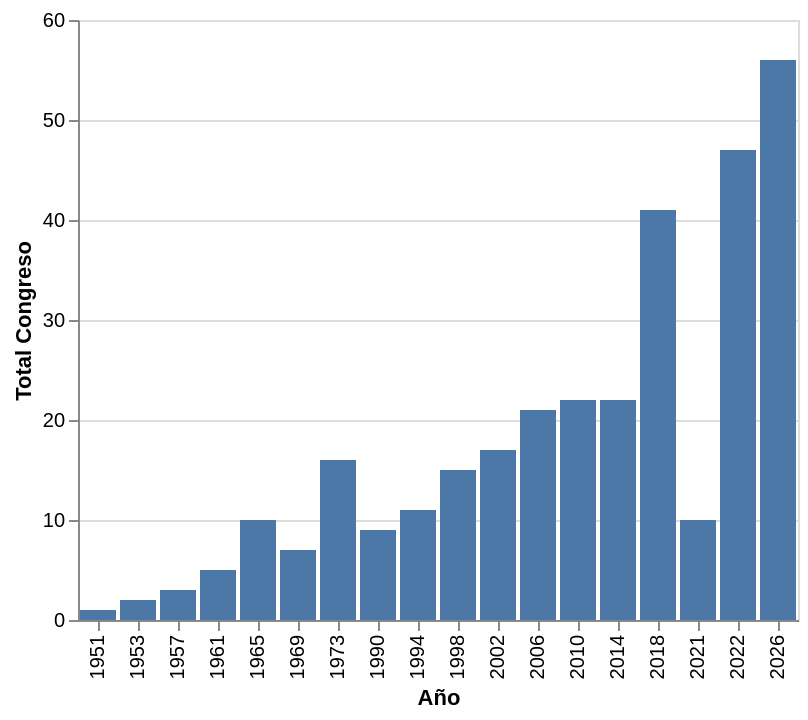

The notebook cell this image was saved under:
### Code cell
alt.Chart(df).mark_bar().encode(
    x="Año:N",
    y="Total Congreso:Q"
)

### Figure 1 — Vega-Lite specification as saved in the notebook (floating-point values rounded to 4 significant figures)
{"config": {"view": {"continuousWidth": 300, "continuousHeight": 300}}, "data": {"name": "data-29d8a69b434acdfad5c1fd866ec790ce"}, "mark": {"type": "bar"}, "encoding": {"x": {"field": "Año", "type": "nominal"}, "y": {"field": "Total Congreso", "type": "quantitative"}}, "$schema": "https://vega.github.io/schema/vega-lite/v5.20.1.json", "datasets": {"data-29d8a69b434acdfad5c1fd866ec790ce": [{"Año": 1951, "Total Congreso": 1, "Cámara": 1, "Senado": 0}, {"Año": 1953, "Total Congreso": 2, "Cámara": 1, "Senado": 1}, {"Año": 1957, "Total Congreso": 3, "Cámara": 3, "Senado": 0}, {"Año": 1961, "Total Congreso": 5, "Cámara": 5, "Senado": 0}, {"Año": 1965, "Total Congreso": 10, "Cámara": 10, "Senado": 0}, {"Año": 1969, "Total Congreso": 7, "Cámara": 7, "Senado": 0}, {"Año": 1973, "Total Congreso": 16, "Cámara": 14, "Senado": 2}, {"Año": 1990, "Total Congreso": 9, "Cámara": 7, "Senado": 2}, {"Año": 1994, "Total Congreso": 11, "Cámara": 9, "Senado": 2}, {"Año": 1998, "Total Congreso": 15, "Cámara": 13, "Senado": 2}, {"Año": 2002, "Total Congreso": 17, "Cámara": 15, "Senado": 2}, {"Año": 2006, "Total Congreso": 21, "Cámara": 19, "Senado": 2}, {"Año": 2010, "Total Congreso": 22, "Cámara": 17, "Senado": 5}, {"Año": 2014, "Total Congreso": 22, "Cámara": 15, "Senado": 7}, {"Año": 2018, "Total Congreso": 41, "Cámara": 31, "Senado": 10}, {"Año": 2021, "Total Congreso": 10, "Cámara": 0, "Senado": 10}, {"Año": 2022, "Total Congreso": 47, "Cámara": 46, "Senado": 1}, {"Año": 2026, "Total Congreso": 56, "Cámara": 41, "Senado": 15}]}}
